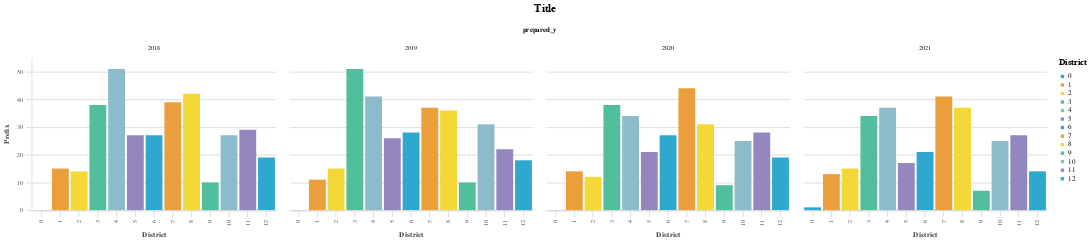

Write notebook code for a chart like this one.
### Code cell
grouped_bar_chart(dist_years2[dist_years2.prepared_y >= 2018], 
                  x_col="dist", y_col="prefix", color_col="dist",
                  column_col="prepared_y", chart_title="Title")

### Figure 1 — Vega-Lite specification as saved in the notebook (floating-point values rounded to 4 significant figures)
{"width": 400, "height": 250, "background": "white", "config": {"title": {"fontSize": 18, "font": "Raleway", "anchor": "middle", "fontColor": "#333", "fontWeight": "bold", "offset": 20}, "header": {"labelFont": "Nunito Sans", "titleFont": "Raleway"}, "axis": {"domain": true, "domainColor": "#cbcbcb", "grid": true, "gridColor": "#cbcbcb", "gridWidth": 1, "labelColor": "#474747", "labelFontSize": 10, "titleColor": "#333", "tickColor": "#cbcbcb", "tickSize": 10, "titleFontSize": 12, "titlePadding": 10, "labelPadding": 4}, "axisBand": {"grid": false}, "range": {"category_bright": ["#2EA8CE", "#EB9F3C", "#F4D837", "#51BF9D", "#8CBCCB", "#9487C0"], "category_bold": ["#136C97", "#E16B26", "#F6BF16", "#00896B", "#7790A3", "#5B559C"], "diverging": ["#E16B26", "#EB9F3C", "#f6e7e1", "#8CBCCB", "#2EA8CE", "#136C97"], "sequential": ["#B9D6DF", "#8CBCCB", "#2EA8CE", "#136C97", "#0B405B"]}, "legend": {"labelFont": "Nunito Sans", "labelFontSize": 11, "symbolType": "square", "symbolSize": 30, "titleFont": "Raleway", "titleFontSize": 14, "titlePadding": 10, "padding": 1, "orient": "right", "labelLimit": 0}, "view": {"stroke": "transparent"}, "group": {"fill": "white"}, "arc": {"fill": "#8CBCCB"}, "area": {"fill": "#8CBCCB"}, "line": {"stroke": "#8CBCCB", "strokeWidth": 2}, "trail": {"color": "#8CBCCB", "stroke": "#8CBCCB", "strokeWidth": 0, "size": 1}, "path": {"stroke": "#8CBCCB", "strokeWidth": 0.5}, "rect": {"fill": "#8CBCCB"}, "point": {"filled": true, "shape": "circle"}, "shape": {"stroke": "#8CBCCB"}, "text": {"font": "Nunito Sans", "color": "#8CBCCB", "fontSize": 11, "align": "center", "fontWeight": 400, "size": 11}, "bar": {"binSpacing": 2, "fill": "#8CBCCB", "stroke": false}}, "data": {"name": "data-cdb201d4a7bf8491c188d401c1ef67b6"}, "mark": "bar", "encoding": {"color": {"field": "dist", "legend": {"title": "District"}, "scale": {"range": ["#2EA8CE", "#EB9F3C", "#F4D837", "#51BF9D", "#8CBCCB", "#9487C0"]}, "type": "nominal"}, "column": {"field": "prepared_y", "type": "nominal"}, "x": {"field": "dist", "title": "District", "type": "nominal"}, "y": {"field": "prefix", "title": "Prefix", "type": "quantitative"}}, "title": "Title", "$schema": "https://vega.github.io/schema/vega-lite/v4.17.0.json", "datasets": {"data-cdb201d4a7bf8491c188d401c1ef67b6": [{"prepared_y": 2021.0, "dist": 0, "total_requested": -1141.0, "prefix": 1, "primary_agency_name": 1}, {"prepared_y": 2021.0, "dist": 1, "total_requested": 12170000.0, "prefix": 13, "primary_agency_name": 9}, {"prepared_y": 2021.0, "dist": 2, "total_requested": 7705000.0, "prefix": 15, "primary_agency_name": 13}, {"prepared_y": 2021.0, "dist": 3, "total_requested": 237800000.0, "prefix": 34, "primary_agency_name": 45}, {"prepared_y": 2021.0, "dist": 4, "total_requested": 160300000.0, "prefix": 37, "primary_agency_name": 91}, {"prepared_y": 2021.0, "dist": 5, "total_requested": 34820000.0, "prefix": 17, "primary_agency_name": 13}, {"prepared_y": 2021.0, "dist": 6, "total_requested": 120700000.0, "prefix": 21, "primary_agency_name": 39}, {"prepared_y": 2021.0, "dist": 7, "total_requested": 633700000.0, "prefix": 41, "primary_agency_name": 62}, {"prepared_y": 2021.0, "dist": 8, "total_requested": 109200000.0, "prefix": 37, "primary_agency_name": 43}, {"prepared_y": 2021.0, "dist": 9, "total_requested": 1667000.0, "prefix": 7, "primary_agency_name": 7}, {"prepared_y": 2021.0, "dist": 10, "total_requested": 52980000.0, "prefix": 25, "primary_agency_name": 35}, {"prepared_y": 2021.0, "dist": 11, "total_requested": 50960000.0, "prefix": 27, "primary_agency_name": 20}, {"prepared_y": 2021.0, "dist": 12, "total_requested": 210900000.0, "prefix": 14, "primary_agency_name": 18}, {"prepared_y": 2020.0, "dist": 1, "total_requested": 20410000.0, "prefix": 14, "primary_agency_name": 12}, {"prepared_y": 2020.0, "dist": 2, "total_requested": 28310000.0, "prefix": 12, "primary_agency_name": 10}, {"prepared_y": 2020.0, "dist": 3, "total_requested": 238900000.0, "prefix": 38, "primary_agency_name": 43}, {"prepared_y": 2020.0, "dist": 4, "total_requested": 381600000.0, "prefix": 34, "primary_agency_name": 89}, {"prepared_y": 2020.0, "dist": 5, "total_requested": 95150000.0, "prefix": 21, "primary_agency_name": 21}, {"prepared_y": 2020.0, "dist": 6, "total_requested": 91840000.0, "prefix": 27, "primary_agency_name": 42}, {"prepared_y": 2020.0, "dist": 7, "total_requested": 958800000.0, "prefix": 44, "primary_agency_name": 60}, {"prepared_y": 2020.0, "dist": 8, "total_requested": 418700000.0, "prefix": 31, "primary_agency_name": 45}, {"prepared_y": 2020.0, "dist": 9, "total_requested": 5541000.0, "prefix": 9, "primary_agency_name": 6}, {"prepared_y": 2020.0, "dist": 10, "total_requested": 350200000.0, "prefix": 25, "primary_agency_name": 38}, {"prepared_y": 2020.0, "dist": 11, "total_requested": 151700000.0, "prefix": 28, "primary_agency_name": 23}, {"prepared_y": 2020.0, "dist": 12, "total_requested": 21480000.0, "prefix": 19, "primary_agency_name": 16}, {"prepared_y": 2019.0, "dist": 1, "total_requested": 29230000.0, "prefix": 11, "primary_agency_name": 12}, {"prepared_y": 2019.0, "dist": 2, "total_requested": 13780000.0, "prefix": 15, "primary_agency_name": 12}, {"prepared_y": 2019.0, "dist": 3, "total_requested": 211600000.0, "prefix": 51, "primary_agency_name": 46}, {"prepared_y": 2019.0, "dist": 4, "total_requested": 319700000.0, "prefix": 41, "primary_agency_name": 93}, {"prepared_y": 2019.0, "dist": 5, "total_requested": 103100000.0, "prefix": 26, "primary_agency_name": 22}, {"prepared_y": 2019.0, "dist": 6, "total_requested": 78680000.0, "prefix": 28, "primary_agency_name": 40}, {"prepared_y": 2019.0, "dist": 7, "total_requested": 398700000.0, "prefix": 37, "primary_agency_name": 67}, {"prepared_y": 2019.0, "dist": 8, "total_requested": 262200000.0, "prefix": 36, "primary_agency_name": 46}, {"prepared_y": 2019.0, "dist": 9, "total_requested": 5810000.0, "prefix": 10, "primary_agency_name": 6}, {"prepared_y": 2019.0, "dist": 10, "total_requested": 146100000.0, "prefix": 31, "primary_agency_name": 44}, {"prepared_y": 2019.0, "dist": 11, "total_requested": 69390000.0, "prefix": 22, "primary_agency_name": 22}, {"prepared_y": 2019.0, "dist": 12, "total_requested": 125100000.0, "prefix": 18, "primary_agency_name": 21}, {"prepared_y": 2018.0, "dist": 1, "total_requested": 14710000.0, "prefix": 15, "primary_agency_name": 11}, {"prepared_y": 2018.0, "dist": 2, "total_requested": 62510000.0, "prefix": 14, "primary_agency_name": 11}, {"prepared_y": 2018.0, "dist": 3, "total_requested": 190500000.0, "prefix": 38, "primary_agency_name": 47}, {"prepared_y": 2018.0, "dist": 4, "total_requested": 374000000.0, "prefix": 51, "primary_agency_name": 97}, {"prepared_y": 2018.0, "dist": 5, "total_requested": 47110000.0, "prefix": 27, "primary_agency_name": 27}, {"prepared_y": 2018.0, "dist": 6, "total_requested": 348400000.0, "prefix": 27, "primary_agency_name": 42}, {"prepared_y": 2018.0, "dist": 7, "total_requested": 334600000.0, "prefix": 39, "primary_agency_name": 63}, {"prepared_y": 2018.0, "dist": 8, "total_requested": 461200000.0, "prefix": 42, "primary_agency_name": 48}, {"prepared_y": 2018.0, "dist": 9, "total_requested": 8539000.0, "prefix": 10, "primary_agency_name": 6}, {"prepared_y": 2018.0, "dist": 10, "total_requested": 90360000.0, "prefix": 27, "primary_agency_name": 44}, {"prepared_y": 2018.0, "dist": 11, "total_requested": 109600000.0, "prefix": 29, "primary_agency_name": 21}, {"prepared_y": 2018.0, "dist": 12, "total_requested": -70410000.0, "prefix": 19, "primary_agency_name": 28}]}}
